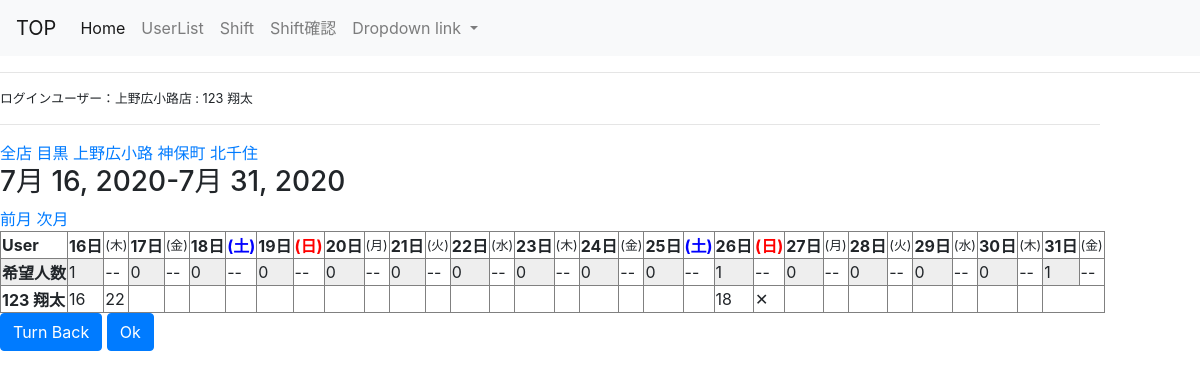
The app's page /shift_list/2020/7/1/ (signed in) with its own data.
### register/models.py (models this page shows, shortened)
class User(AbstractBaseUser, PermissionsMixin):
    email = models.EmailField(_('email address'), unique=True)
    first_name = models.CharField(_('first name'), max_length=30, blank=True)
    last_name = models.CharField(_('last name'), max_length=150, blank=True)
    is_staff = models.BooleanField(
        _('staff status'),
        default=False,
        help_text=_(
            'Designates whether the user can log into this admin site.'),
    )
    is_active = models.BooleanField(
        _('active'),
        default=True,
        help_text=_(
            'Designates whether this user should be treated as active. '
            'Unselect this instead of deleting accounts.'
        ),
    )
    date_joined = models.DateTimeField(_('date joined'), default=timezone.now)
    objects = CustomUserManager()
    EMAIL_FIELD = 'email'
    USERNAME_FIELD = 'email'
    REQUIRED_FIELDS = []
    class Meta:
        verbose_name = _('user')
        verbose_name_plural = _('users')

class Shops(models.Model):
    SHOP_CHOICES = (
    ('1', '目黒'),
    ('2', '狛江'),
    ('3', '神保町'),
    ('4', '上野広小路'),
    ('5', '北千住'),)
    shop = models.CharField("店舗", max_length=3,choices=SHOP_CHOICES, blank=True,default=1)
    user = models.OneToOneField(settings.AUTH_USER_MODEL,on_delete=models.CASCADE,)

### app/models.py (models this page shows, shortened)
class Schedule(models.Model):
    user = models.ForeignKey(settings.AUTH_USER_MODEL, verbose_name='ユーザー', on_delete=models.SET_NULL, blank=True, null=True,related_name = "user_schedule")
    start_time = models.CharField('開始時間', choices= SUB_START, max_length=50,blank=True,default="0")
    end_time = models.CharField('終了時間', choices= SUB_END, max_length=50,blank=True,default="0")
    date = models.DateField('日付')
    shops = models.ForeignKey(Shops, verbose_name='店舗', on_delete=models.CASCADE,blank=True)

### app/views.py (the view)
# urls.py: path('shift_list/', views.ShiftList.as_view(), name='shift_list'),
class ShiftList(mixins.ShiftWithScheduleMixin, generic.ListView):
    model = Schedule
    template_name = 'app/shift_list.html'
    date_field = 'date'
    def get_context_data(self, **kwargs):
        context = super().get_context_data(**kwargs)
        calendar_context = self.get_week_calendar()
        context.update(calendar_context)
        return context

### app/mixins.py (called while the page is built, shortened)
    def setup_calendar(self):
        self._calendar = calendar.Calendar(self.first_weekday)

    def get_previous_week(self, date):
        if date.month == 1 and date.day ==16:
            return date.replace(year=date.year-1, month=12,day=16)
        if date.month == 1 and date.day ==1:
            return date.replace(year=date.year-1, month=12,day=1)
        if date.day == 16:
            return date.replace(month =date.month -1 ,day = 16)
        if date.day == 1:
            return date.replace(month =date.month -1 ,day = 1)

    def get_week_days(self):
        month = self.kwargs.get('month')
        year = self.kwargs.get('year')
        day = self.kwargs.get('day')
        if month and year and day:
            date = datetime.date(year=int(year), month=int(month), day=int(day))
            if date.month != 12 and date.day < 21 and date.day > 4:
                dtm = calendar.monthrange(year,month)[1]
                date = datetime.date(year = int(year),month=int(month+1),day = int(1))
                dtlist = [date + datetime.timedelta(days =day) for day in range(0,15)]
                return dtlist
            if date.day < 6:
                dtm = calendar.monthrange(year,month)[1]
                date = datetime.date(year = int(year),month=int(month),day = int(15))
                dtlist = [date + datetime.timedelta(days =day) for day in range(1,dtm-14)]
                return dtlist

    def name(self):
        weekname=['月','火','水','木','金','土','日']
        name=[]
        week=[]
        day = self.get_week_days()
        for l in day:
            name.append(l.weekday())
        for nn in name:
            week.append(weekname[nn])
        return week

    def get_week_calendar(self):
        self.setup_calendar()
        days = self.get_week_days()
        first = days[0]
        last = days[-1]
        ago = self.get_previous_week(first)
        calendar_data = {
            'now': datetime.date.today(),
            'week_days': days,
            'week_previous': ago,
            'week_next': first ,
            'week_names': self.name(),
            'week_first': first,
            'week_last': last,
        }
        return calendar_data

### app/templates/app/shift_list.html (shortened to what this page needs)
{% extends "register/base.html" %}
{% block content %}
{% load static %}
<a href="{% url 'app:shift_list' %}" >全店</a>
<a href="{% url 'app:shopshift_list' 1 %}" >目黒</a>
<a href="{% url 'app:shopshift_list' 5 %}">上野広小路</a>
<a href="{% url 'app:shopshift_list' 3 %}">神保町</a>
<a href="{% url 'app:shopshift_list' 6 %}">北千住</a><br>
<h3>{{ week_first}}-{{ week_last }}</h3>
<a href="{% url 'app:shift_list'  week_previous.year week_previous.month week_previous.day %}">前月</a>
<a href="{% url 'app:shift_list'  week_next.year week_next.month week_previous.day %}">次月</a>
<table border="1">
    <th>User</th>
    {% for day in df %}
    <th>{{day | date:"j" }}日 {% if day|date:"D" == "日" %}</th>
           <th> <span style="color: #F00;">({{ day | date:"D" }})</span>
        </small></th>
        {% elif day|date:"D" == "土" %}
        <small>
            <th>  <span style="color:#0000FF">({{ day | date:"D" }})</span>
        </small></th>
        {% else %}
        <th>  <small>({{ day|date:"D" }})</small></th>
               {% endif %} {% endfor %}
{% for index,row in df.iterrows %}
{% if index == "希望人数" %}
<tr>
    <th bgcolor="#EEEEEE">{{index}}</th>
    <td  bgcolor="#EEEEEE">{{row.0}}</td><td>--</td>
    <td  bgcolor="#EEEEEE">{{row.1}}</td><td>--</td>
    <td  bgcolor="#EEEEEE">{{row.2}}</td><td>--</td>
    <td  bgcolor="#EEEEEE">{{row.3}}</td><td>--</td>
    <td  bgcolor="#EEEEEE">{{row.4}}</td><td>--</td>
    <td  bgcolor="#EEEEEE">{{row.5}}</td><td>--</td>
    <td  bgcolor="#EEEEEE">{{row.6}}</td><td>--</td>
    <td  bgcolor="#EEEEEE">{{row.7}}</td><td>--</td>
    <td  bgcolor="#EEEEEE">{{row.8}}</td><td>--</td>
    <td  bgcolor="#EEEEEE">{{row.9}}</td><td>--</td>
    <td  bgcolor="#EEEEEE">{{row.10}}</td><td>--</td>
    <td  bgcolor="#EEEEEE">{{row.11}}</td><td>--</td>
    <td  bgcolor="#EEEEEE">{{row.12}}</td><td>--</td>
    <td  bgcolor="#EEEEEE">{{row.13}}</td><td>--</td>
    <td  bgcolor="#EEEEEE">{{row.14}}</td><td>--</td>
    {% if row.15 == True %}
    <td  bgcolor="#EEEEEE">{{row.15}}</td><td>--</td>
    {% endif %}
</tr>
{% else %}
<tr>
    <th>{{index}}</th>
    <td>{{row.0.get_start_time_display}}</td>
    <td>{{row.0.get_end_time_display}}</td>
    <td>{{row.1.get_start_time_display}}</td>
    <td>{{row.1.get_end_time_display}}</td>
    <td>{{row.2.get_start_time_display}}</td>
    <td>{{row.2.get_end_time_display}}</td>
    <td>{{row.3.get_start_time_display}}</td>
    <td>{{row.3.get_end_time_display}}</td>
    <td>{{row.4.get_start_time_display}}</td>
    <td>{{row.4.get_end_time_display}}</td>
    <td>{{row.5.get_start_time_display}}</td>
    <td>{{row.5.get_end_time_display}}</td>
    <td>{{row.6.get_start_time_display}}</td>
    <td>{{row.6.get_end_time_display}}</td>
    <td>{{row.7.get_start_time_display}}</td>
    <td>{{row.7.get_end_time_display}}</td>
    <td>{{row.8.get_start_time_display}}</td>
    <td>{{row.8.get_end_time_display}}</td>
    <td>{{row.9.get_start_time_display}}</td>
    <td>{{row.9.get_end_time_display}}</td>
    <td>{{row.10.get_start_time_display}}</td>
    <td>{{row.10.get_end_time_display}}</td>
    <td>{{row.11.get_start_time_display}}</td>
    <td>{{row.11.get_end_time_display}}</td>
    <td>{{row.12.get_start_time_display}}</td>
    <td>{{row.12.get_end_time_display}}</td>
    <td>{{row.13.get_start_time_display}}</td>
    <td>{{row.13.get_end_time_display}}</td>
    <td>{{row.14.get_start_time_display}}</td>
    <td>{{row.14.get_end_time_display}}</td>
</tr>
{% endif %}
{% endfor %}
</table>
        <a href="{% url 'app:month_with_forms' user.pk %}" >
        <button type="submit" class="btn btn-primary">Turn Back</button></a>
        <a href="{% url 'register:top' %}" >
            <button type="submit" class="btn btn-primary">Ok</button></a>
{% endblock %}

### register/templates/register/base.html (shortened to what this page needs)
{% load static %}
<head>
    <link rel="stylesheet" href="https://stackpath.bootstrapcdn.com/bootstrap/4.3.1/css/bootstrap.min.css">
<head>
  {% if user.is_superuser %}
    <nav class="navbar navbar-expand-lg navbar-light bg-light">
        <a class="navbar-brand" href="#">TOP</a>
        <div class="collapse navbar-collapse" id="navbarNavDropdown">
          <ul class="navbar-nav">
            <li class="nav-item active">
              <a class="nav-link" href="{% url 'register:top' %}">Home <span class="sr-only">(current)</span></a>
            </li>
            <li class="nav-item">
              <a class="nav-link" href="{% url 'register:user_list'%}">UserList</a>
            </li>
            <li class="nav-item">
              <a class="nav-link" href="{% url 'app:month_with_forms' user.pk  %}">Shift</a>
            </li>
            <li class="nav-item">
              <a class="nav-link" href="{% url 'app:shift_list' %}">Shift確認</a>
            </li>
            <li class="nav-item dropdown">
              <a class="nav-link dropdown-toggle" href="#" id="navbarDropdownMenuLink" role="button" data-toggle="dropdown" aria-haspopup="true" aria-expanded="false">
                Dropdown link
              </a>
              </li>
              </ul>
        </div>
      </nav><hr>
      <div class="mgr-10"><small>ログインユーザー：{{user.shops.get_shop_display}}店&nbsp;:&nbsp;{{ user.last_name }}&nbsp;{{user.first_name}}</small><hr></div>
      {% endif %}
        {% block content %}{% endblock %}</div>
</html>

### register/templates/register/base.html (style rules this page uses)
.mgr-10 { margin-right : 100px; }

### app/templates/app/shift_list.html (style rules this page uses)
.mgr-10 { margin-right : 100px; }

### records on screen
User: shops.shop "上野広小路", last_name "123", first_name "翔太"
Schedule: index "希望人数", row "1", end_time "0", start_time "18", end_time "✕"
Schedule: start_time "16", end_time "22"

### other values on screen
{{ week_first }} "7月 16, 2020"
{{ week_last }} "7月 31, 2020"
{{ day | date:"j" }} "16" "17" "18" "19" "20" "21" "22" "23" "24" "25" "26" "27" "28" "29" "30" "31"
{{ day|date:"D" }} "木" "金" "月" "火" "水" "木" "金" "月" "火" "水" "木" "金"
{{ day | date:"D" }} "土" "土"
{{ day | date:"D" }} "日" "日"
{{ index }} "123 翔太"
